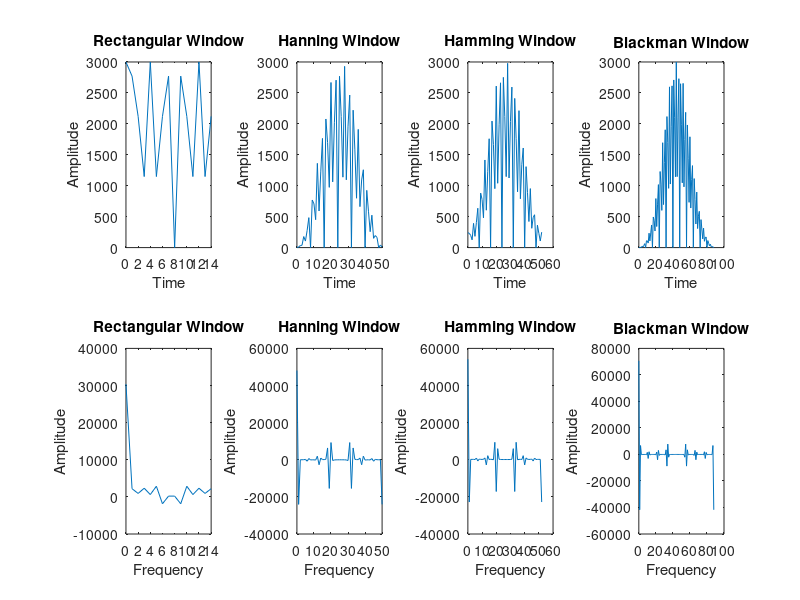

Write the MATLAB code that produced this figure.
clear all;
close all;
fc = 1500;
fw = 500;
sb = 20;
fs = 8000;
wc = 2*pi*fc/fs;

Nr = ceil(0.9*fs/fw); 
if(mod(Nr,2) == 0)
    Nr=Nr+1;
end
Nb = ceil(5.5*fs/fw);
if(mod(Nb,2) == 0)
    Nb=Nb+1;
end
Nm = ceil(3.3*fs/fw);
if(mod(Nm,2) == 0)
    Nm=Nm+1;
end
Nn = ceil(3.1*fs/fw);
if(mod(Nn,2) == 0)
    Nn=Nn+1;
end
    
for n =0:Nr-1
    rec(n+1)=1;
    if(n~=0)
        hd1(n+1)=2*fc*sin(n*wc);
    else
        hd1(n+1)=2*fc;
    end
    h1(n+1)=rec(n+1)*hd1(n+1);
end
 
n1=0:Nr-1;
f1=abs(h1);
d1=fft(f1)
subplot(2,4,1)
plot(n1,f1)
title('Rectangular Window');
xlabel('Time');
ylabel('Amplitude');
subplot(2,4,5)
plot(n1,d1)
title('Rectangular Window');
xlabel('Frequency');
ylabel('Amplitude');
 
for n =0:Nn-1
    han(n+1)= 0.5-0.5*cos(2*pi*n/Nn);
    if(n~=0)
        hd2(n+1)=2*fc*sin(n*wc);
    else
        hd2(n+1)=2*fc;
    end
    h2(n+1)=han(n+1)*hd2(n+1);
end
n2=0:Nn-1;
f2=abs(h2);
d2=fft(f2);
subplot(2,4,2)
plot(n2,f2)
title('Hanning Window');
xlabel('Time');
ylabel('Amplitude');
subplot(2,4,6)
plot(n2,d2)
title('Hanning Window');
xlabel('Frequency');
ylabel('Amplitude');
 
 
for n =0:Nm-1
    ham(n+1)=  0.54 - 0.46*cos(2*pi*n/Nm);
    if(n~=0)
        hd3(n+1)=2*fc*sin(n*wc);
    else
        hd3(n+1)=2*fc;
    end
    h3(n+1)=ham(n+1)*hd3(n+1);
end
 
n3=0:Nm-1;
f3=abs(h3);
d3=fft(f3);
 
subplot(2,4,3)
plot(n3,f3)
title('Hamming Window');
xlabel('Time');
ylabel('Amplitude');
 
subplot(2,4,7)
plot(n3,d3)
title('Hamming Window');
xlabel('Frequency');
ylabel('Amplitude');
 
    
for n =0:Nb-1
    b(n+1)=  0.42 - 0.5*cos(2*pi*n/Nb)+0.08*cos(4*pi*n/(Nb-1));;
    if(n~=0)
        hd4(n+1)=2*fc*sin(n*wc);
    else
        hd4(n+1)=2*fc;
    end
    h4(n+1)=b(n+1)*hd4(n+1);
end
 
n4=0:Nb-1;
f4=abs(h4);
d4=fft(f4);
 
subplot(2,4,4)
plot(n4,f4)
title('Blackman Window');
xlabel('Time');
ylabel('Amplitude');
 
subplot(2,4,8)
plot(n4,d4)
title('Blackman Window');
xlabel('Frequency');
ylabel('Amplitude');

